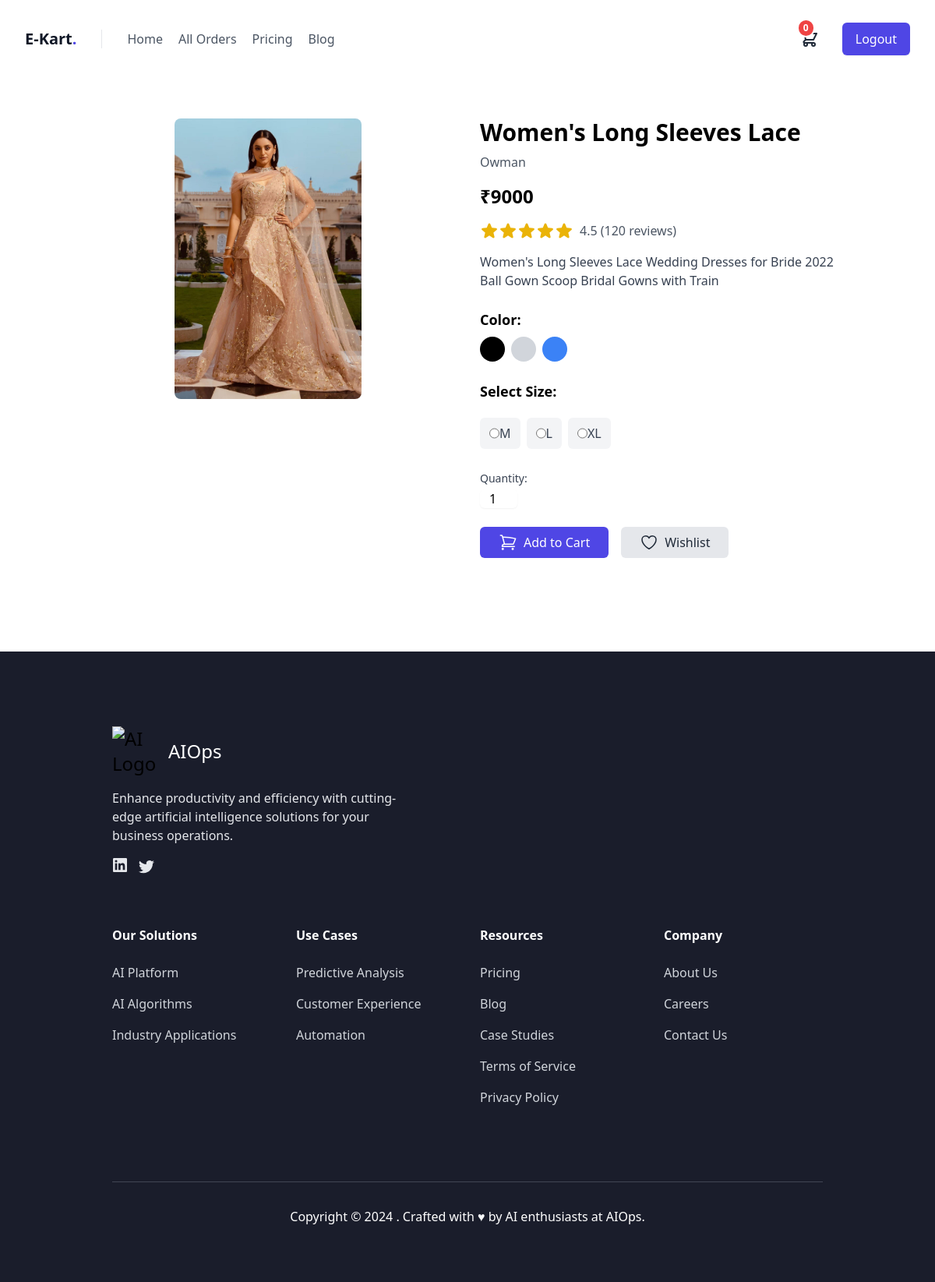
The app's page /product/53/detail with its own data.
### store/models.py (models this page shows, shortened)
class BaseModel(models.Model):
    created_date=models.DateTimeField(auto_now_add=True)
    updated_date=models.DateTimeField(auto_now=True)
    is_active=models.BooleanField(default=True)

class Product(BaseModel):
    title=models.CharField(max_length=200)
    description=models.TextField()
    price=models.PositiveIntegerField()
    picture=models.ImageField(upload_to="product_images",null=True,blank=True)
    brand_object=models.ForeignKey(Brand,on_delete=models.CASCADE)
    category_object=models.ForeignKey(Category,on_delete=models.CASCADE)
    size_objects=models.ManyToManyField(Size)
    tag_objects=models.ManyToManyField(Tag)
    color=models.CharField(max_length=200)

class Brand(BaseModel):
    name=models.CharField(max_length=200)
    def __str__(self):
        return self.name

class Size(BaseModel):
    name=models.CharField(max_length=200)
    def __str__(self):
        return self.name

### store/views.py (the view)
# urls.py: path("product/<int:pk>/detail",views.ProductDetailView.as_view(),name="product-detail"),
class ProductDetailView(View):
    template_name="product_detail.html"
    def get(self,request,*args,**kwargs):
        id=kwargs.get("pk")
        qs=Product.objects.get(id=id)
        return render(request,self.template_name,{"product":qs})

### store/context_processors.py (called while the page is built)
def cart_count_context(request):
    count=0
    if request.user.is_authenticated:
        count=BasketItem.objects.filter(basket_object=request.user.cart,is_order_placed=False).count()
    return {"item_count":count}

### store/templates/product_detail.html (shortened to what this page needs)
{% extends 'user.base.html' %}
{% block main_block %}
<div class="bg-white ">
  <div class="container mx-auto px-4 py-8">
    <div class="flex flex-wrap -mx-4">
      <div class="w-full md:w-1/2 px-4 mb-8">
        {% if product.picture %}
        <img src="{{product.picture.url}}" id="mainImage" class="w-2/4 h-4/4 mx-auto rounded-lg">
        {% endif %}
      </div>
      <div class="w-full md:w-1/2 px-4">
        <h2 class="text-3xl font-bold mb-2">{{product.title}}</h2>
        <p class="text-gray-600 mb-4">{{product.brand_object}}</p>
        <div class="mb-4">
          <span class="text-2xl font-bold mr-2">₹{{product.price}}</span>
        </div>
        <div class="flex items-center mb-4">
          <span class="ml-2 text-gray-600">4.5 (120 reviews)</span>
        </div>
        <p class="text-gray-700 mb-6">{{product.description}}</p>
        <div class="mb-6">
          <h3 class="text-lg font-semibold mb-2">Color:</h3>
          <div class="flex space-x-2">
            <button
              class="w-8 h-8 bg-black rounded-full focus:outline-none focus:ring-2 focus:ring-offset-2 focus:ring-black"></button>
            <button
              class="w-8 h-8 bg-gray-300 rounded-full focus:outline-none focus:ring-2 focus:ring-offset-2 focus:ring-gray-300"></button>
            <button
              class="w-8 h-8 bg-blue-500 rounded-full focus:outline-none focus:ring-2 focus:ring-offset-2 focus:ring-blue-500"></button>
          </div>
        </div>
        <form action="{%url 'addtocart' product.id%}" method="post">
          <div class="mb-4">
            <h3 class="text-lg font-semibold mb-2">Select Size:</h3>
            <div class="flex items-center mt-2">
              <div class="flex gap-x-2">
                {%for size in product.size_objects.all%}
                <label
                  class="flex bg-gray-100 text-gray-700 rounded-md px-3 py-2 my-3  hover:bg-indigo-300 cursor-pointer ">
                  <input type="radio" value="{{size}}" name="size">{{size}}</input>
                </label>
                {%endfor%}
              </div>
            </div>
          </div>
          <div class="mb-6">
            <label for="quantity" class="block text-sm font-medium text-gray-700 mb-1">Quantity:</label>
            <input type="number" id="quantity" name="quantity" min="1" value="1"
              class="w-12 text-center rounded-md border-gray-300  shadow-sm focus:border-indigo-300 focus:ring focus:ring-indigo-200 focus:ring-opacity-50">
          </div>
          <div class="flex space-x-4 mb-6">
            <button type="submit"
              class="bg-indigo-600 flex gap-2 items-center text-white px-6 py-2 rounded-md hover:bg-indigo-700 focus:outline-none focus:ring-2 focus:ring-indigo-500 focus:ring-offset-2">
              Add to Cart
            </button>
            <button
              class="bg-gray-200 flex gap-2 items-center  text-gray-800 px-6 py-2 rounded-md hover:bg-gray-300 focus:outline-none focus:ring-2 focus:ring-gray-500 focus:ring-offset-2">
              Wishlist
            </button>
          </div>
        </form>
      </div>
    </div>
  </div>
</div>
{% endblock %}

### records on screen
Product: picture (picture), title "Women's Long Sleeves Lace", brand_object "Owman", price "9000", description "Women's Long Sleeves Lace Wedding Dresses for Bride 2022 Ball Gown Scoop Bridal Gowns with Train"
Size: name "M"
Size: name "L"
Size: name "XL"

### other values on screen
{{ item_count }} "0"
